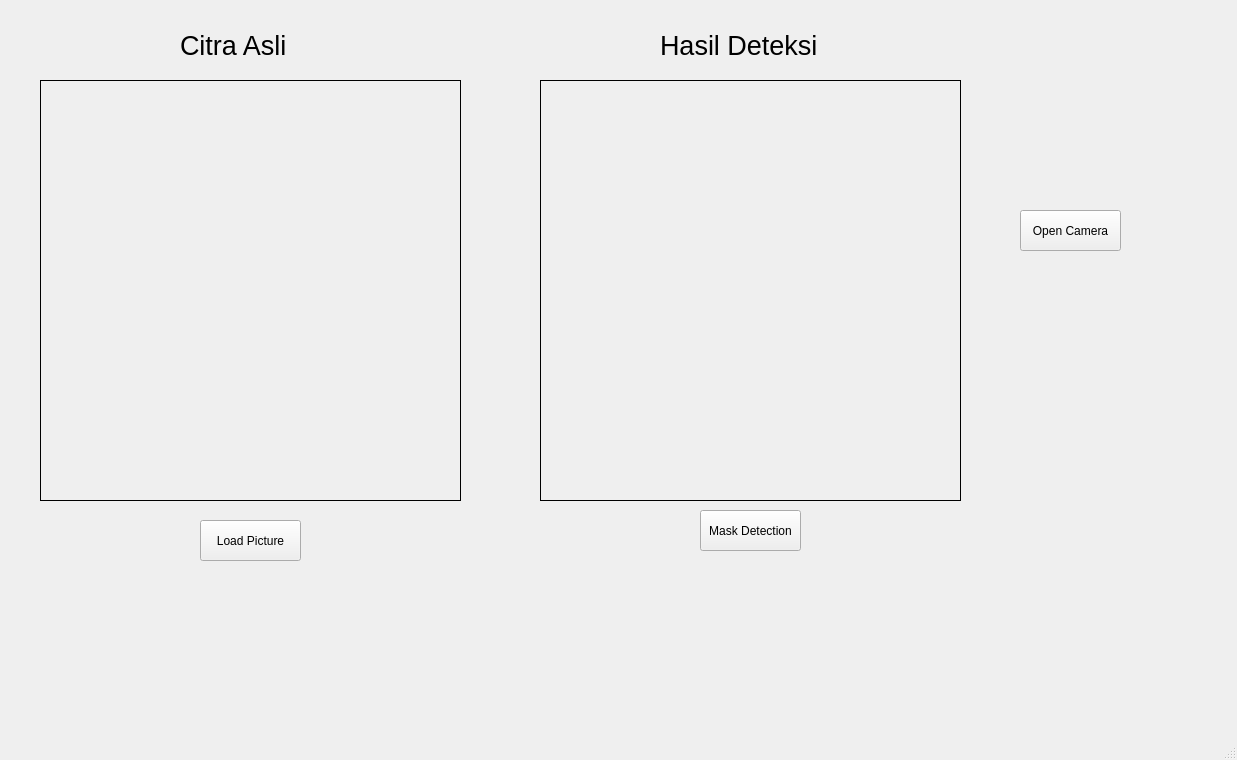
<?xml version="1.0" encoding="UTF-8"?>
<ui version="4.0">
 <class>MainWindow</class>
 <widget class="QMainWindow" name="MainWindow">
  <property name="geometry">
   <rect>
    <x>0</x>
    <y>0</y>
    <width>1237</width>
    <height>760</height>
   </rect>
  </property>
  <property name="windowTitle">
   <string>MainWindow</string>
  </property>
  <widget class="QWidget" name="centralwidget">
   <widget class="QLabel" name="imgLabel">
    <property name="geometry">
     <rect>
      <x>40</x>
      <y>80</y>
      <width>421</width>
      <height>421</height>
     </rect>
    </property>
    <property name="frameShape">
     <enum>QFrame::Panel</enum>
    </property>
    <property name="text">
     <string/>
    </property>
   </widget>
   <widget class="QLabel" name="imgLabel2">
    <property name="geometry">
     <rect>
      <x>540</x>
      <y>80</y>
      <width>421</width>
      <height>421</height>
     </rect>
    </property>
    <property name="frameShape">
     <enum>QFrame::Box</enum>
    </property>
    <property name="text">
     <string/>
    </property>
   </widget>
   <widget class="QPushButton" name="loadBtn">
    <property name="geometry">
     <rect>
      <x>200</x>
      <y>520</y>
      <width>101</width>
      <height>41</height>
     </rect>
    </property>
    <property name="text">
     <string>Load Picture</string>
    </property>
   </widget>
   <widget class="QPushButton" name="detectBtn">
    <property name="geometry">
     <rect>
      <x>700</x>
      <y>510</y>
      <width>101</width>
      <height>41</height>
     </rect>
    </property>
    <property name="text">
     <string>Mask Detection</string>
    </property>
   </widget>
   <widget class="QPushButton" name="openCamBtn">
    <property name="geometry">
     <rect>
      <x>1020</x>
      <y>210</y>
      <width>101</width>
      <height>41</height>
     </rect>
    </property>
    <property name="text">
     <string>Open Camera</string>
    </property>
   </widget>
   <widget class="QLabel" name="label">
    <property name="geometry">
     <rect>
      <x>180</x>
      <y>20</y>
      <width>131</width>
      <height>51</height>
     </rect>
    </property>
    <property name="font">
     <font>
      <pointsize>20</pointsize>
     </font>
    </property>
    <property name="text">
     <string>Citra Asli</string>
    </property>
   </widget>
   <widget class="QLabel" name="label_2">
    <property name="geometry">
     <rect>
      <x>660</x>
      <y>20</y>
      <width>191</width>
      <height>51</height>
     </rect>
    </property>
    <property name="font">
     <font>
      <pointsize>20</pointsize>
     </font>
    </property>
    <property name="text">
     <string>Hasil Deteksi</string>
    </property>
   </widget>
  </widget>
  <widget class="QMenuBar" name="menubar">
   <property name="geometry">
    <rect>
     <x>0</x>
     <y>0</y>
     <width>1237</width>
     <height>26</height>
    </rect>
   </property>
  </widget>
  <widget class="QStatusBar" name="statusbar"/>
 </widget>
 <resources/>
 <connections/>
</ui>
